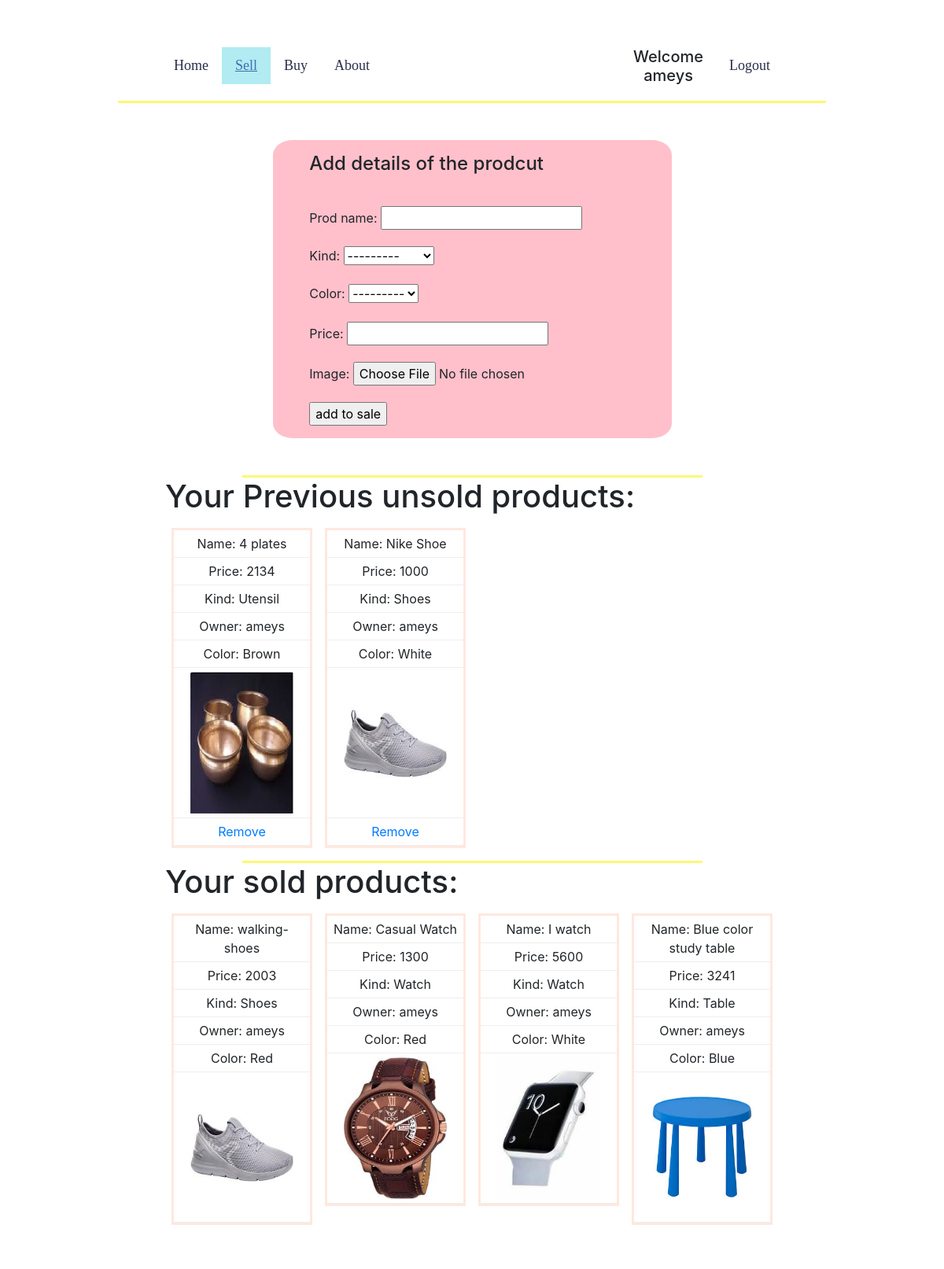
The app's page /sell (signed in) with its own data.
### app/models.py (models this page shows, shortened)
class Product(models.Model):
    prod_name=models.CharField(max_length=100)
    seller=models.ForeignKey(Customer,on_delete=models.CASCADE,related_name='sold_products',null=True)
    kind=models.ForeignKey(Kind,on_delete=models.CASCADE)
    color=models.ForeignKey(Color,on_delete=models.CASCADE)
    price=models.IntegerField()
    image=models.ImageField(upload_to='Product_Images/')
    booked=models.BooleanField(default=False)

class Kind(models.Model):
    category=models.CharField(max_length=100)
    def __str__(self):
        return self.category

class Customer(models.Model):
    user=models.OneToOneField(User,on_delete=models.CASCADE)
    address=models.CharField(max_length=250)
    city=models.ForeignKey(City,on_delete=models.CASCADE)
    def __str__(self):
        return self.user.username

class Color(models.Model):
    color_name=models.CharField(max_length=40)
    def __str__(self):
        return self.color_name

### app/views.py (the view)
# urls.py: path('sell',views.sell,name='sell'),
def sell(request):
    if request.user.is_authenticated:
        user=User.objects.get(id=request.user.id)
        seller=models.Customer.objects.get(user=user)
        prev_list=models.Product.objects.filter(seller=seller,booked=False)
        prev_sold_list=models.Product.objects.filter(seller=seller,booked=True)
        if request.method=='POST':
            form_data=forms.SellForm(request.POST,request.FILES)
            if form_data.is_valid():
                product=form_data.save(commit=False)
                user=models.Customer.objects.filter(user=request.user)
                product.seller=list(user)[0]
                product.image=request.FILES['image']
                product.save()
                form=forms.SellForm()
                return render(request,'app/sell.html',{'nbar':'sell','form':form,'message':'You have succesfully added the item to the sell list','prev_product':prev_list,'prev_sold_product':prev_sold_list})
            else:
                print("FORM DATA IS NOT VALID")
                return render(request,'app/sell.html',{'form':form,'nbar':'sell','error':'FORM DATA IS INVALID ','prev_product':prev_list,'prev_sold_product':prev_sold_list})
        else:
            form=forms.SellForm()
            return render(request,'app/sell.html',{'form':form,'nbar':'sell','prev_product':prev_list,'prev_sold_product':prev_sold_list})
    else:
        return HttpResponseRedirect(reverse('login_param',args=['sell']))

### app/forms.py
class SellForm(forms.ModelForm):
    class Meta():
        model=models.Product
        fields=('prod_name','kind','color','price','image')

### templates/app/sell.html (shortened to what this page needs)
{% extends 'app/base.html'%}
{% block body_block%}
<div class="sell_products_div">
    <div class="sell_div">
      <h4>Add details of the prodcut</h4>
      <form enctype="multipart/form-data" method="post">
        {{form.as_p}}
        <input type="submit" value="add to sale">
      </form>
    </div>
  <div class="prev_sell_div">
<br>
    <hr>
  <h1>Your Previous unsold products:</h1>
    {% for item in prev_product %}
    <div class="prev_columns">
      <ul class="prev_price" style='background-color:white'>
        <li>Name: {{item.prod_name}}</li>
        <li class="grey">Price: {{item.price}}</li>
        <li>Kind: {{item.kind}}</li>
        <li>Owner: {{item.seller}}</li>
        <li>Color: {{item.color}}</li>
        <li>  <img class="card-img-top prev_price_img"  src="../media/{{item.image}}" alt="images" width='100%' height="180px"></li>
        <li><a href="#">Remove</a></li>
      </ul>
    </div>
    {% endfor %}
  </div>
  <hr>
<h1>Your sold products:</h1>
  {% for item in prev_sold_product %}
  <div class="prev_columns">
    <ul class="prev_price" style='background-color:white'>
      <li>Name: {{item.prod_name}}</li>
      <li class="grey">Price: {{item.price}}</li>
      <li>Kind: {{item.kind}}</li>
      <li>Owner: {{item.seller}}</li>
      <li>Color: {{item.color}}</li>
      <li>  <img class="card-img-top prev_price_img"  src="../media/{{item.image}}" alt="images" width='100%' height="180px"></li>
    </ul>
  </div>
  {% endfor %}
</div>
{% endblock %}

### templates/app/base.html (shortened to what this page needs)
{% load static%}
<!DOCTYPE html>
<html lang="en" dir="ltr">
  <head>
    <link rel="stylesheet" href="https://maxcdn.bootstrapcdn.com/bootstrap/4.5.0/css/bootstrap.min.css">
  <link rel="stylesheet" href="https://cdnjs.cloudflare.com/ajax/libs/font-awesome/4.7.0/css/font-awesome.min.css">
      <link rel="stylesheet" href="{% static 'css/home.css'%}">
    </head>
    <body>
    <div class="topnav" id="myTopnav">
    <a href="{% url 'index' %} " class="left {% if nbar == 'index' %}active{% endif %} ">Home</a>
    <a href="{% url 'sell' %}" class="left {% if nbar == 'sell' %}active{% endif %}">Sell</a>
      <a href="{% url 'buy' %}"  class="left {% if nbar == 'buy' %}active{% endif %}">Buy</a>
    <a href="#about"  class="left">About</a>
  {% if user.is_authenticated %}
      <a href="{% url 'logout'%}"  class="right">Logout</a>
    <span class='right' ><h5> Welcome {{user.username}}</h5></span>
    {% else %}
    <span class='right'><a href="{% url 'login' %}" class="{% if nbar == 'login' %}active{% endif %} ">Login</a></span>
    <span class='right'><a href="{% url 'register' %}" class="{% if nbar == 'register' %}active{% endif %} ">SignUp</a></span>
    {% endif %}
    </div>
    <hr>
    {% block body_block%}
  {% endblock %}
      </body>
</html>

### static/css/home.css (style rules this page uses)
.topnav { background-color: #333; overflow: hidden; }
.topnav a { display: block; color: #f2f2f2; text-align: center; padding: 14px 16px; text-decoration: none; font-size: 17px; }
hr { width: 75%; border-top:3px solid #fcf876; overflow: auto; margin: 1% auto 0 auto; }
.sell_products_div { background-color:#d4f3ef; background-color: #e4e4e4; background-color: #f1d1d1; background-color: #f8f3eb; background-color: #ececec; background-color: white; height:100%; overflow:auto; padding:1% 5% 2% 5%; margin: 1% auto 2% auto; width:75%; }
.left { float:left; }
.right { float:right; }
.topnav { background-color: white; overflow: hidden; margin:0; padding:5% 17% 0% 17%; }
.topnav a { display: block; color: #2b2e4a; text-align: center; padding: 10px 17px 10px; text-decoration: none; font-size: 18px; font-family:'TenaliRamakrishna-Regular'; margin:0; }
.topnav a.active { color:#3f72af; text-decoration: underline; }
* { box-sizing:border-box }
.active, .dot:hover { background-color: #717171; }
h5 { margin-left: 23%; text-align: center; }
.active { background-color: #b2ebf2; }
.card-img, .card-img-bottom, .card-img-top { -ms-flex-negative: 0; flex-shrink: 0; width: 60%; }
* { box-sizing: border-box; }
.sell_div { display:block; background-color:pink; width:100%; border-radius:5%; padding:2% 4% 2% 4%; margin: 3% auto 2% auto; }
@media screen and (min-width:850px) { .sell_div { background-color: pink; width:65%; padding:2% 3% 2% 6%; margin: 3% auto 2% auto; } }
.sell_div h4 { margin-bottom: 9%; }
.prev_sell_div { overflow:auto }
.prev_columns { float: left; width: 25%; padding: 8px; }
.prev_price { list-style-type: none; border: 3px solid #eee; border: 3px solid #ffe8df; margin: 0; padding: 0; -webkit-transition: 0.3s; transition: 0.3s; }
.prev_price li { border-bottom: 1px solid #eee; padding: 5px; text-align: center; }
.prev_price_img { width: 80%; }
.right { float: right; }

### records on screen
Product: prod_name "4 plates", price "2134", kind "Utensil", seller "ameys", color "Brown", image (picture)
Product: prod_name "Nike Shoe", price "1000", kind "Shoes", seller "ameys", color "White", image (picture)
Product: prod_name "walking-shoes", price "2003", kind "Shoes", seller "ameys", color "Red", image (picture)
Product: prod_name "Casual Watch", price "1300", kind "Watch", seller "ameys", color "Red", image (picture)
Product: prod_name "I watch", price "5600", kind "Watch", seller "ameys", color "White", image (picture)
Product: prod_name "Blue color study table", price "3241", kind "Table", seller "ameys", color "Blue", image (picture)

### other values on screen
{{ user.username }} "ameys"
